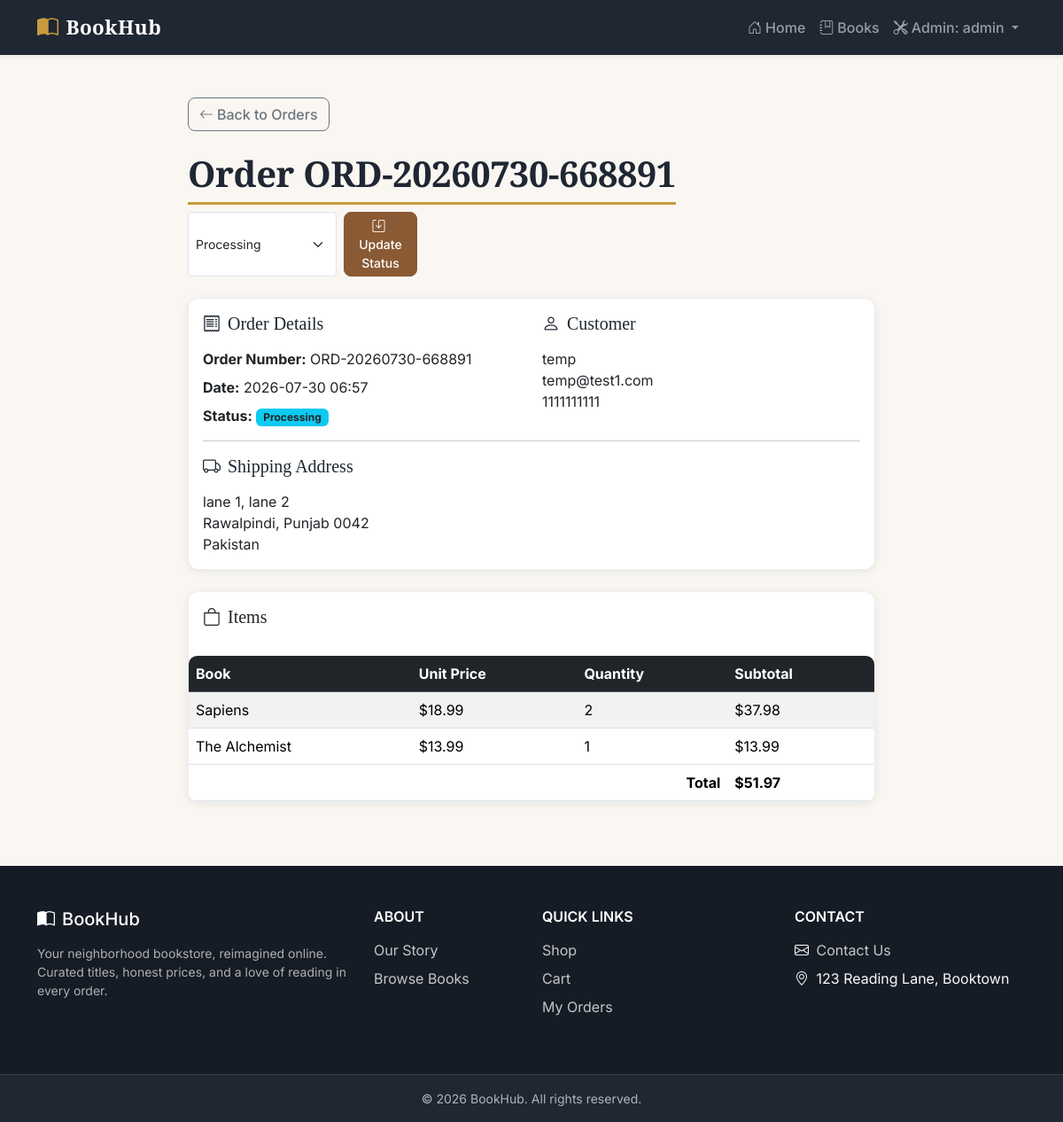
Page /admin/orders/2 (signed in) on the committed database.
### models.py (models this page shows, shortened)
class Admin(db.Model):
    id = db.Column(db.Integer, primary_key=True)
    username = db.Column(db.String(80), unique=True, nullable=False)
    password_hash = db.Column(db.String(255), nullable=False)

class Order(db.Model):
    __tablename__ = "orders"
    id = db.Column(db.Integer, primary_key=True)
    order_number = db.Column(db.String(20), unique=True, nullable=True)
    customer_id = db.Column(db.Integer, db.ForeignKey("customer.id"), nullable=True)
    customer = db.relationship("Customer", backref="orders")
    full_name = db.Column(db.String(150), nullable=False)
    email = db.Column(db.String(150), nullable=False)
    phone = db.Column(db.String(30), nullable=False)
    address_line1 = db.Column(db.String(255), nullable=False)
    address_line2 = db.Column(db.String(255), nullable=True)
    city = db.Column(db.String(100), nullable=False)
    state = db.Column(db.String(100), nullable=False)
    postal_code = db.Column(db.String(20), nullable=False)
    country = db.Column(db.String(100), nullable=False)
    total = db.Column(db.Float, nullable=False, default=0.0)
    status = db.Column(db.String(20), nullable=False, default="Pending")
    created_at = db.Column(db.DateTime, nullable=False, default=datetime.utcnow)
    items = db.relationship("OrderItem", backref="order", cascade="all, delete-orphan")

class OrderItem(db.Model):
    __tablename__ = "order_items"
    id = db.Column(db.Integer, primary_key=True)
    order_id = db.Column(db.Integer, db.ForeignKey("orders.id", ondelete="CASCADE"), nullable=False)
    book_id = db.Column(db.Integer, db.ForeignKey("book.id"), nullable=True)
    book_title = db.Column(db.String(150), nullable=False)
    unit_price = db.Column(db.Float, nullable=False)
    quantity = db.Column(db.Integer, nullable=False)
    subtotal = db.Column(db.Float, nullable=False)

### app.py (the view)
@app.route("/admin/orders/<int:order_id>")
@login_required
def admin_order_details(order_id):
    order = Order.query.get_or_404(order_id)
    return render_template("admin_order_details.html", order=order, statuses=ORDER_STATUSES)

### app.py (called while the page is built)
def login_required(view_func):
    @wraps(view_func)
    def wrapped_view(*args, **kwargs):
        if not session.get("admin_id"):
            return redirect(url_for("admin_login", next=request.path))
        return view_func(*args, **kwargs)
    return wrapped_view

@app.template_global()
def current_admin_username():
    if not session.get("admin_id"):
        return None
    admin = Admin.query.get(session["admin_id"])
    return admin.username if admin else None

### templates/admin_order_details.html (shortened to what this page needs)
{% extends "base.html" %}
{% block content %}
<div class="container py-5" style="max-width: 800px;">
    <a href="{{ url_for('admin_orders') }}" class="btn btn-outline-secondary mb-4">
        <i class="bi bi-arrow-left me-1"></i>Back to Orders
    </a>
    <div class="d-flex justify-content-between align-items-start mb-4 flex-wrap gap-2">
        <h1 class="mb-0">Order {{ order.order_number }}</h1>
        <form method="POST" action="{{ url_for('update_order_status', order_id=order.id) }}" class="d-flex gap-2">
            <select name="status" class="form-select form-select-sm">
                {% for status in statuses %}
                <option value="{{ status }}" {% if status == order.status %}selected{% endif %}>{{ status }}</option>
                {% endfor %}
            </select>
            <button type="submit" class="btn btn-sm btn-primary">
                <i class="bi bi-save me-1"></i>Update Status
            </button>
        </form>
    </div>
    <div class="card checkout-section-card mb-4">
        <div class="card-body">
            <div class="row g-4">
                <div class="col-md-6">
                    <h5 class="mb-3"><i class="bi bi-receipt me-2"></i>Order Details</h5>
                    <ul class="list-unstyled mb-0">
                        <li class="mb-2"><strong>Order Number:</strong> {{ order.order_number }}</li>
                        <li class="mb-2"><strong>Date:</strong> {{ order.created_at.strftime("%Y-%m-%d %H:%M") }}</li>
                        <li>
                            <strong>Status:</strong>
                            {% if order.status == "Pending" %}
                            <span class="badge bg-secondary">{{ order.status }}</span>
                            {% elif order.status == "Processing" %}
                            <span class="badge bg-info text-dark">{{ order.status }}</span>
                            {% elif order.status == "Shipped" %}
                            <span class="badge bg-primary">{{ order.status }}</span>
                            {% elif order.status == "Delivered" %}
                            <span class="badge bg-success">{{ order.status }}</span>
                            {% elif order.status == "Cancelled" %}
                            <span class="badge bg-danger">{{ order.status }}</span>
                            {% else %}
                            <span class="badge bg-secondary">{{ order.status }}</span>
                            {% endif %}
                        </li>
                    </ul>
                </div>
                <div class="col-md-6">
                    <h5 class="mb-3"><i class="bi bi-person me-2"></i>Customer</h5>
                    <ul class="list-unstyled mb-0">
                        <li>{{ order.full_name }}</li>
                        <li>{{ order.email }}</li>
                        <li>{{ order.phone }}</li>
                    </ul>
                </div>
            </div>
            <hr>
            <h5 class="mb-3"><i class="bi bi-truck me-2"></i>Shipping Address</h5>
            <p class="mb-0">
                {{ order.address_line1 }}{% if order.address_line2 %}, {{ order.address_line2 }}{% endif %}<br>
                {{ order.city }}, {{ order.state }} {{ order.postal_code }}<br>
                {{ order.country }}
            </p>
        </div>
    </div>
    <div class="card cart-card mb-4">
        <div class="card-body">
            <h5 class="card-title mb-3"><i class="bi bi-bag me-2"></i>Items</h5>
        </div>
        <div class="table-responsive">
            <table class="table table-striped align-middle mb-0">
                <thead class="table-dark">
                    <tr>
                        <th>Book</th>
                        <th>Unit Price</th>
                        <th>Quantity</th>
                        <th>Subtotal</th>
                    </tr>
                </thead>
                <tbody>
                    {% for item in order.items %}
                    <tr>
                        <td>{{ item.book_title }}</td>
                        <td>${{ "%.2f"|format(item.unit_price) }}</td>
                        <td>{{ item.quantity }}</td>
                        <td>${{ "%.2f"|format(item.subtotal) }}</td>
                    </tr>
                    {% endfor %}
                </tbody>
                <tfoot>
                    <tr>
                        <th colspan="3" class="text-end">Total</th>
                        <th>${{ "%.2f"|format(order.total) }}</th>
                    </tr>
                </tfoot>
            </table>
        </div>
    </div>
</div>
{% endblock %}

### templates/base.html (shortened to what this page needs)
<!DOCTYPE html>
<html lang="en">
<head>
    <link href="https://cdn.jsdelivr.net/npm/bootstrap@5.3.3/dist/css/bootstrap.min.css" rel="stylesheet">
    <link href="https://cdn.jsdelivr.net/npm/bootstrap-icons@1.11.3/font/bootstrap-icons.css" rel="stylesheet">
    <link href="{{ url_for('static', filename='css/style.css') }}" rel="stylesheet">
</head>
<body>
    <nav class="navbar navbar-expand-lg navbar-dark site-navbar sticky-top shadow-sm">
        <div class="container">
            <a class="navbar-brand d-flex align-items-center gap-2" href="{{ url_for('home') }}">
                <i class="bi bi-book-half fs-4"></i>
                <span class="brand-text">BookHub</span>
            </a>
            <div class="collapse navbar-collapse" id="navbarNav">
                <ul class="navbar-nav ms-auto align-items-lg-center">
                    <li class="nav-item">
                        <a class="nav-link" href="{{ url_for('home') }}"><i class="bi bi-house-door me-1"></i>Home</a>
                    </li>
                    <li class="nav-item">
                        <a class="nav-link" href="{{ url_for('books') }}"><i class="bi bi-journal-bookmark me-1"></i>Books</a>
                    </li>
                    {% if session.get('admin_id') %}
                    <li class="nav-item dropdown">
                        <a class="nav-link dropdown-toggle" href="#" role="button" data-bs-toggle="dropdown" aria-expanded="false">
                            <i class="bi bi-tools me-1"></i>Admin: {{ current_admin_username() }}
                        </a>
                    </li>
                    {% endif %}
                </ul>
            </div>
        </div>
    </nav>
    <main>
        {% block content %}{% endblock %}
    </main>
    <footer class="site-footer text-light mt-auto">
        <div class="container py-5">
            <div class="row gy-4">
                <div class="col-md-4">
                    <h5 class="d-flex align-items-center gap-2 mb-3">
                        <i class="bi bi-book-half"></i> BookHub
                    </h5>
                    <p class="text-footer-muted small mb-0">
                        Your neighborhood bookstore, reimagined online. Curated titles, honest prices,
                        and a love of reading in every order.
                    </p>
                </div>
                <div class="col-6 col-md-2">
                    <h6 class="text-uppercase fw-semibold mb-3">About</h6>
                    <ul class="list-unstyled footer-links">
                        <li><a href="{{ url_for('home') }}">Our Story</a></li>
                        <li><a href="{{ url_for('books') }}">Browse Books</a></li>
                    </ul>
                </div>
                <div class="col-6 col-md-3">
                    <h6 class="text-uppercase fw-semibold mb-3">Quick Links</h6>
                    <ul class="list-unstyled footer-links">
                        <li><a href="{{ url_for('books') }}">Shop</a></li>
                        <li><a href="{{ url_for('cart') }}">Cart</a></li>
                        <li>
                            {% if session.get('customer_id') %}
                            <a href="{{ url_for('order_history') }}">My Orders</a>
                            {% else %}
                            <a href="{{ url_for('customer_login') }}">My Orders</a>
                            {% endif %}
                        </li>
                    </ul>
                </div>
                <div class="col-md-3">
                    <h6 class="text-uppercase fw-semibold mb-3">Contact</h6>
                    <ul class="list-unstyled footer-links">
                        <li><i class="bi bi-envelope me-1"></i> <a href="{{ url_for('contact') }}">Contact Us</a></li>
                        <li><i class="bi bi-geo-alt me-1"></i> 123 Reading Lane, Booktown</li>
                    </ul>
                </div>
            </div>
        </div>
        <div class="footer-bottom py-3">
            <div class="container text-center small text-footer-muted">
                &copy; 2026 BookHub. All rights reserved.
            </div>
        </div>
    </footer>
</body>
</html>

### static/css/style.css (style rules this page uses)
:root { --bh-navy: #1f2733; --bh-navy-dark: #161c25; --bh-primary: #8a5a34; --bh-primary-dark: #6e4527; --bh-gold: #c99a3e; --bh-cream: #faf7f2; --bh-heading-font: "Merriweather", Georgia, serif; --bh-body-font: "Inter", "Segoe UI", system-ui, -apple-system, sans-serif; }
body { display: flex; flex-direction: column; min-height: 100vh; background-color: var(--bh-cream); font-family: var(--bh-body-font); }
main { flex: 1; }
h1, h2, h3, h4, h5, h6 { font-family: var(--bh-heading-font); color: var(--bh-navy); }
main h1 { display: inline-block; padding-bottom: .5rem; margin-bottom: 2rem; border-bottom: 3px solid var(--bh-gold); font-weight: 700; letter-spacing: -0.01em; }
.site-navbar { background-color: var(--bh-navy); }
.site-navbar .navbar-brand { font-family: var(--bh-heading-font); font-weight: 900; font-size: 1.4rem; letter-spacing: .02em; }
.site-navbar .navbar-brand i { color: var(--bh-gold); }
.site-navbar .nav-link { font-weight: 500; padding: .5rem .85rem; border-radius: .4rem; transition: color .15s ease, background-color .15s ease; }
.btn { border-radius: .5rem; font-weight: 500; transition: transform .15s ease, box-shadow .15s ease; }
.btn-primary { --bs-btn-bg: var(--bh-primary); --bs-btn-border-color: var(--bh-primary); --bs-btn-hover-bg: var(--bh-primary-dark); --bs-btn-hover-border-color: var(--bh-primary-dark); --bs-btn-active-bg: var(--bh-primary-dark); --bs-btn-active-border-color: var(--bh-primary-dark); --bs-btn-focus-shadow-rgb: 138, 90, 52; }
.card { border: none; border-radius: .75rem; box-shadow: 0 2px 10px rgba(15, 23, 42, .08); transition: transform .15s ease, box-shadow .15s ease; }
.table-responsive { border-radius: .6rem; overflow: hidden; }
.auth-card, .profile-card, .cart-card, .checkout-section-card, .order-summary-card, .order-card, .admin-stat-card, .purchase-panel { border: 1px solid rgba(31, 39, 51, .08); }
.site-footer { background-color: var(--bh-navy-dark); margin-top: 4rem; }
.site-footer h5, .site-footer h6 { color: #fff; font-family: var(--bh-body-font); }
.text-footer-muted { color: rgba(255, 255, 255, .65); }
.footer-links li { margin-bottom: .5rem; }
.footer-links a { color: rgba(255, 255, 255, .75); text-decoration: none; transition: color .15s ease; }
.footer-bottom { background-color: var(--bh-navy); border-top: 1px solid rgba(255, 255, 255, .1); }

### rows in the picture
Admin: username "admin"
Order: order_number "ORD-20260730-668891", status "Processing", created_at "2026-07-30 06:57", full_name "temp", email "temp@test1.com", phone "1111111111", address_line1 "lane 1", address_line2 "lane 2", city "Rawalpindi", state "Punjab", postal_code "0042", country "Pakistan", total "51.97"
OrderItem: book_title "Sapiens", unit_price "18.99", quantity "2", subtotal "37.98"
OrderItem: book_title "The Alchemist", unit_price "13.99", quantity "1", subtotal "13.99"
